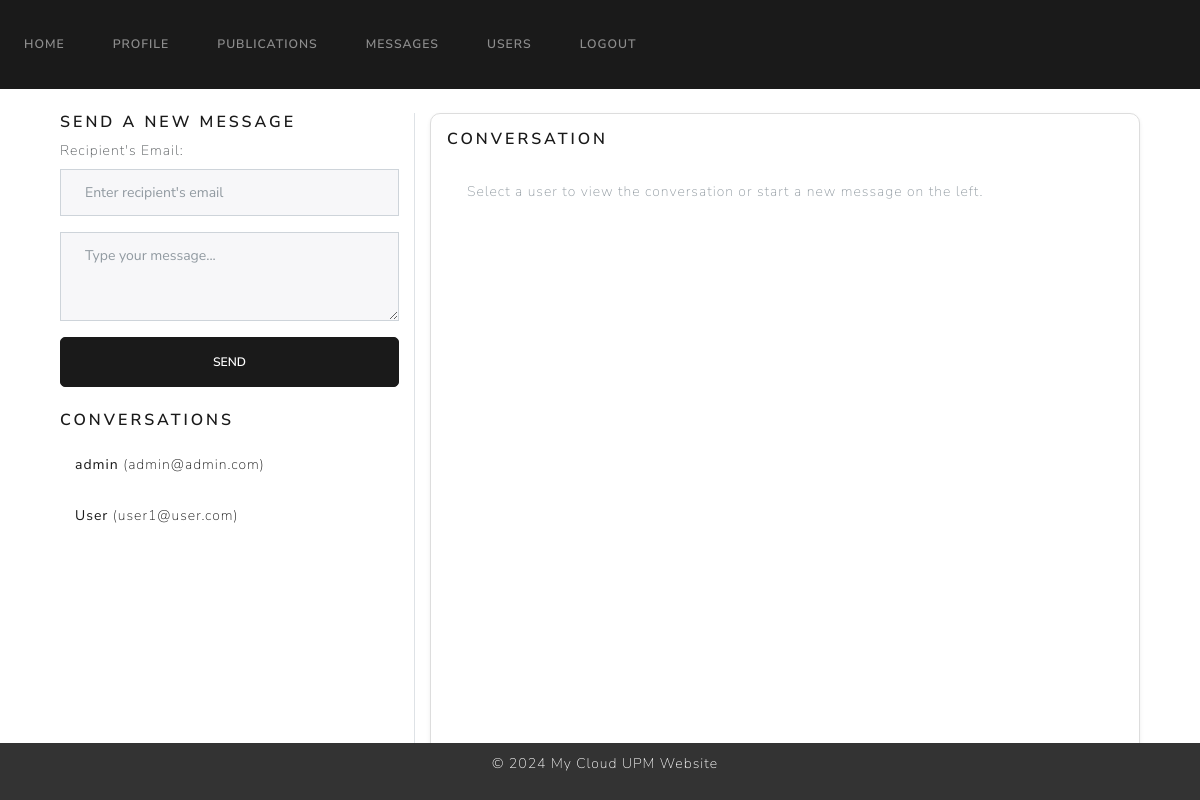
Page /messages?user_id=1 (signed in) on the earlier database version.
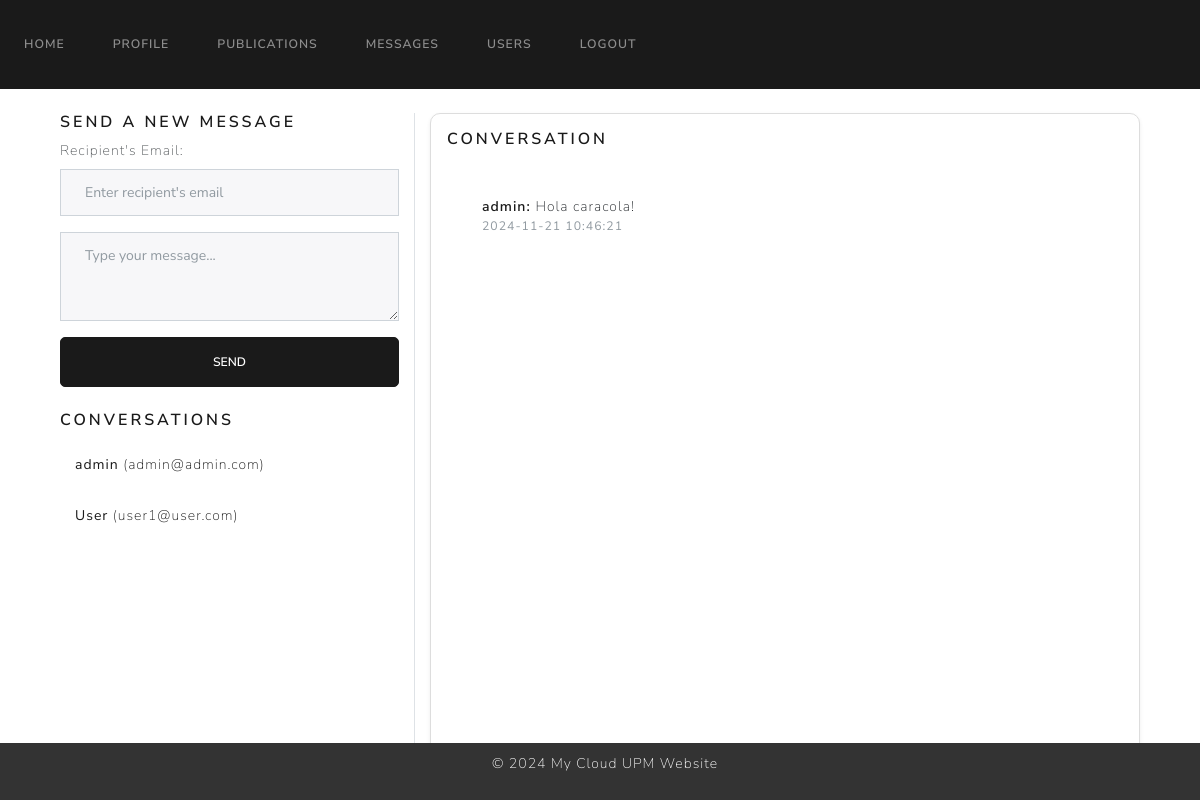
Same page on the later database version.
### website/models.py (models this page shows)
class User(UserMixin, db.Model):
    id = db.Column(db.Integer, primary_key=True)
    name = db.Column(db.String(100), unique=False, nullable=False)
    surname = db.Column(db.String(100), unique=False, nullable=False)
    email = db.Column(db.String(100), unique=True, nullable=False)
    password = db.Column(db.String(100), nullable=False)
    role = db.Column(db.Integer, nullable=False, default=1)  # 0 para admin, 1 para usuario regular
    is_blocked = db.Column(db.Boolean, nullable=False, default=False)  # Nuevo campo para indicar si el usuario está bloqueado
    profile_pic = db.Column(db.String(150), default='default.jpg')
    publications = db.relationship('Publication')
    login_records = db.relationship('LoginRecord')

class Message(db.Model):
    id = db.Column(db.Integer, primary_key=True)
    sender_id = db.Column(db.Integer, db.ForeignKey('user.id'), nullable=False)
    receiver_id = db.Column(db.Integer, db.ForeignKey('user.id'), nullable=False)
    content = db.Column(db.Text, nullable=False)
    timestamp = db.Column(db.DateTime, default=func.now())
    sender = db.relationship('User', foreign_keys=[sender_id], backref='sent_messages')
    receiver = db.relationship('User', foreign_keys=[receiver_id], backref='received_messages')

### website/views.py (the view)
@views.route('/messages', methods=['GET'])
@login_required
def messages():
    users_contacted = db.session.query(User).join(
        Message, (Message.sender_id == User.id) | (Message.receiver_id == User.id)
    ).filter(User.id != current_user.id).distinct().all()
    selected_user_id = request.args.get('user_id', type=int)
    conversation = None
    if selected_user_id:
        conversation = Message.query.filter(
            (Message.sender_id == current_user.id) & (Message.receiver_id == selected_user_id) |
            (Message.receiver_id == current_user.id) & (Message.sender_id == selected_user_id)
        ).order_by(Message.timestamp).all()
    return render_template(
        'messages.html',
        user=current_user,
        users_contacted=users_contacted,
        conversation=conversation,
        selected_user_id=selected_user_id
    )

### website/templates/messages.html (shortened to what this page needs)
{% extends "base.html" %}
{% block content %}
<div class="container mt-4">
    <div class="row">
        <div class="col-md-4 border-end">
            <div class="mb-4">
                <h5 class="text-primary">Send a New Message</h5>
                <form action="{{ url_for('views.send_message') }}" method="POST">
                    <div class="mb-3">
                        <label for="receiver_email" class="form-label">Recipient's Email:</label>
                        <input type="email" name="receiver_email" class="form-control" placeholder="Enter recipient's email" required>
                    </div>
                    <div class="mb-3">
                        <textarea name="content" class="form-control" rows="3" placeholder="Type your message..." required></textarea>
                    </div>
                    <button type="submit" class="btn btn-primary w-100">Send</button>
                </form>
            </div>
            <div>
                <h5 class="text-primary">Conversations</h5>
                <ul class="list-group">
                    {% for user in users_contacted %}
                    <li class="list-group-item">
                        <a href="{{ url_for('views.messages', user_id=user.id) }}" class="text-decoration-none">
                            <strong>{{ user.name }}</strong> ({{ user.email }})
                        </a>
                    </li>
                    {% endfor %}
                </ul>
            </div>
        </div>
        <div class="col-md-8">
            <div class="card shadow-sm p-3">
                <h5 class="card-title text-primary">Conversation</h5>
                <div class="card-body" style="height: 625px; overflow-y: auto;">
                    {% if conversation %}
                    <ul class="list-group">
                        {% for message in conversation %}
                        <li class="list-group-item">
                            <strong class="{% if message.sender_id == current_user.id %}text-success{% else %}text-primary{% endif %}">
                                {% if message.sender_id == current_user.id %}You{% else %}{{ message.sender.name }}{% endif %}:
                            </strong>
                            <span>{{ message.content }}</span>
                            <small class="text-muted d-block">{{ message.timestamp }}</small>
                        </li>
                        {% endfor %}
                    </ul>
                    {% else %}
                    <p class="text-muted">Select a user to view the conversation or start a new message on the left.</p>
                    {% endif %}
                </div>
            </div>
        </div>
    </div>
</div>
{% endblock %}

### website/templates/base.html (shortened to what this page needs)
<!DOCTYPE html>
<html>
    <head>
        <link href="https://cdn.jsdelivr.net/npm/bootstrap@5.3.3/dist/css/bootstrap.min.css" rel="stylesheet">
        <link rel="stylesheet" href="https://cdn.jsdelivr.net/npm/bootswatch@4.5.2/dist/lux/bootstrap.min.css">
    </head>
    <body>
        <nav class="navbar navbar-expand-lg navbar-dark bg-primary">
            <div class="collapse navbar-collapse" id="navbarNav">
                <div class="navbar-nav">
                    {% if user.is_authenticated %}
                    <a class="nav-item nav-link" id="home" href="/home">Home</a>
                    <a class="nav-item nav-link" id="profile" href="/profile">Profile</a>
                    <a class="nav-item nav-link" id="publications" href="/publications">Publications</a>
                    <a class="nav-item nav-link" id="messages" href="/messages">Messages</a>
                    <a class="nav-item nav-link" id="userlist" href="/userlist">Users</a>
                    <a class="nav-item nav-link" id="profile" href="/logout">Logout</a>
                    {% endif %}
                </div>
            </div>
        </nav>
        <div class="container" style="flex: 1;">
            {% block content %}
            {% endblock %}
        </div>
        <footer style="background-color: #333;
                        color: #fff;
                        text-align: center;
                        padding: 10px;
                        position: fixed;
                        bottom: 0;
                        width: 100%;">
            <p style="margin-left: 10px;">&copy; 2024 My Cloud UPM Website</p>
        </footer>
    </body>
</html>

### website/templates/messages.html (style rules this page uses)
.card { border-radius: 10px; border: 1px solid #ddd; }
.list-group-item { border: none; padding: 15px; }
.btn { border-radius: 5px; }
.text-primary { font-weight: 600; }

Differences in the rows shown:
added Message: sender.name "admin", content "Hola caracola!", timestamp "2024-11-21 10:46:21"
Other differences:
text no longer shown: "Select a user to view the conversation or start a new message on the left."
